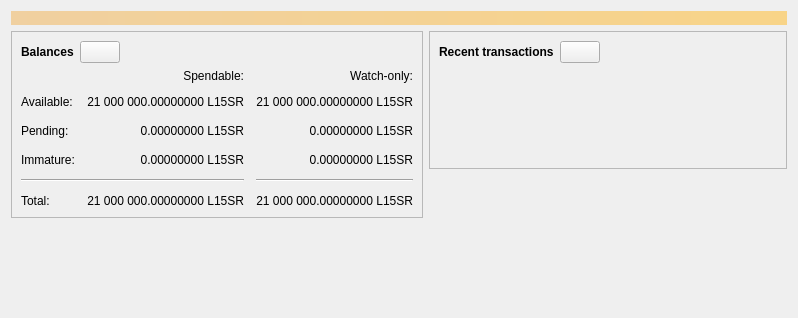
<?xml version="1.0" encoding="UTF-8"?>
<ui version="4.0">
 <class>OverviewPage</class>
 <widget class="QWidget" name="OverviewPage">
  <property name="geometry">
   <rect>
    <x>0</x>
    <y>0</y>
    <width>798</width>
    <height>318</height>
   </rect>
  </property>
  <property name="windowTitle">
   <string>Form</string>
  </property>
  <layout class="QVBoxLayout" name="topLayout">
   <item>
    <widget class="QLabel" name="labelAlerts">
     <property name="visible">
      <bool>false</bool>
     </property>
     <property name="styleSheet">
      <string notr="true">QLabel { background-color: qlineargradient(x1: 0, y1: 0, x2: 1, y2: 0, stop:0 #F0D0A0, stop:1 #F8D488); color:#000000; }</string>
     </property>
     <property name="wordWrap">
      <bool>true</bool>
     </property>
     <property name="margin">
      <number>3</number>
     </property>
     <property name="textInteractionFlags">
      <set>Qt::TextSelectableByMouse</set>
     </property>
    </widget>
   </item>
   <item>
    <layout class="QHBoxLayout" name="horizontalLayout" stretch="1,1">
     <item>
      <layout class="QVBoxLayout" name="verticalLayout_2">
       <item>
        <widget class="QFrame" name="frame">
         <property name="frameShape">
          <enum>QFrame::StyledPanel</enum>
         </property>
         <property name="frameShadow">
          <enum>QFrame::Raised</enum>
         </property>
         <layout class="QVBoxLayout" name="verticalLayout_4">
          <item>
           <layout class="QHBoxLayout" name="horizontalLayout_4">
            <item>
             <widget class="QLabel" name="label_5">
              <property name="font">
               <font>
                <weight>75</weight>
                <bold>true</bold>
               </font>
              </property>
              <property name="text">
               <string>Balances</string>
              </property>
             </widget>
            </item>
            <item>
             <widget class="QPushButton" name="labelWalletStatus">
              <property name="enabled">
               <bool>true</bool>
              </property>
              <property name="maximumSize">
               <size>
                <width>45</width>
                <height>16777215</height>
               </size>
              </property>
              <property name="toolTip">
               <string>The displayed information may be out of date. Your wallet automatically synchronizes with the Bitcoin network after a connection is established, but this process has not completed yet.</string>
              </property>
              <property name="text">
               <string/>
              </property>
              <property name="icon">
               <iconset resource="../bitcoin.qrc">
                <normaloff>:/icons/warning</normaloff>
                <disabledoff>:/icons/warning</disabledoff>:/icons/warning</iconset>
              </property>
              <property name="iconSize">
               <size>
                <width>24</width>
                <height>24</height>
               </size>
              </property>
             </widget>
            </item>
            <item>
             <spacer name="horizontalSpacer_3">
              <property name="orientation">
               <enum>Qt::Horizontal</enum>
              </property>
              <property name="sizeHint" stdset="0">
               <size>
                <width>40</width>
                <height>20</height>
               </size>
              </property>
             </spacer>
            </item>
           </layout>
          </item>
          <item>
           <layout class="QGridLayout" name="gridLayout">
            <property name="spacing">
             <number>12</number>
            </property>
            <item row="2" column="2">
             <widget class="QLabel" name="labelWatchPending">
              <property name="cursor">
               <cursorShape>IBeamCursor</cursorShape>
              </property>
              <property name="toolTip">
               <string>Unconfirmed transactions to watch-only addresses</string>
              </property>
              <property name="text">
               <string notr="true">0.00000000 L15SR</string>
              </property>
              <property name="alignment">
               <set>Qt::AlignRight|Qt::AlignTrailing|Qt::AlignVCenter</set>
              </property>
              <property name="textInteractionFlags">
               <set>Qt::LinksAccessibleByMouse|Qt::TextSelectableByKeyboard|Qt::TextSelectableByMouse</set>
              </property>
             </widget>
            </item>
            <item row="2" column="1">
             <widget class="QLabel" name="labelUnconfirmed">
              <property name="cursor">
               <cursorShape>IBeamCursor</cursorShape>
              </property>
              <property name="toolTip">
               <string>Total of transactions that have yet to be confirmed, and do not yet count toward the spendable balance</string>
              </property>
              <property name="text">
               <string notr="true">0.00000000 L15SR</string>
              </property>
              <property name="alignment">
               <set>Qt::AlignRight|Qt::AlignTrailing|Qt::AlignVCenter</set>
              </property>
              <property name="textInteractionFlags">
               <set>Qt::LinksAccessibleByMouse|Qt::TextSelectableByKeyboard|Qt::TextSelectableByMouse</set>
              </property>
             </widget>
            </item>
            <item row="3" column="2">
             <widget class="QLabel" name="labelWatchImmature">
              <property name="cursor">
               <cursorShape>IBeamCursor</cursorShape>
              </property>
              <property name="toolTip">
               <string>Mined balance in watch-only addresses that has not yet matured</string>
              </property>
              <property name="text">
               <string notr="true">0.00000000 L15SR</string>
              </property>
              <property name="alignment">
               <set>Qt::AlignRight|Qt::AlignTrailing|Qt::AlignVCenter</set>
              </property>
              <property name="textInteractionFlags">
               <set>Qt::LinksAccessibleByMouse|Qt::TextSelectableByKeyboard|Qt::TextSelectableByMouse</set>
              </property>
             </widget>
            </item>
            <item row="4" column="0" colspan="2">
             <widget class="Line" name="line">
              <property name="orientation">
               <enum>Qt::Horizontal</enum>
              </property>
             </widget>
            </item>
            <item row="4" column="2">
             <widget class="Line" name="lineWatchBalance">
              <property name="sizePolicy">
               <sizepolicy hsizetype="Preferred" vsizetype="Fixed">
                <horstretch>0</horstretch>
                <verstretch>0</verstretch>
               </sizepolicy>
              </property>
              <property name="minimumSize">
               <size>
                <width>140</width>
                <height>0</height>
               </size>
              </property>
              <property name="orientation">
               <enum>Qt::Horizontal</enum>
              </property>
             </widget>
            </item>
            <item row="5" column="0">
             <widget class="QLabel" name="labelTotalText">
              <property name="text">
               <string>Total:</string>
              </property>
             </widget>
            </item>
            <item row="3" column="1">
             <widget class="QLabel" name="labelImmature">
              <property name="cursor">
               <cursorShape>IBeamCursor</cursorShape>
              </property>
              <property name="toolTip">
               <string>Mined balance that has not yet matured</string>
              </property>
              <property name="text">
               <string notr="true">0.00000000 L15SR</string>
              </property>
              <property name="alignment">
               <set>Qt::AlignRight|Qt::AlignTrailing|Qt::AlignVCenter</set>
              </property>
              <property name="textInteractionFlags">
               <set>Qt::LinksAccessibleByMouse|Qt::TextSelectableByKeyboard|Qt::TextSelectableByMouse</set>
              </property>
             </widget>
            </item>
            <item row="2" column="3">
             <spacer name="horizontalSpacer_2">
              <property name="orientation">
               <enum>Qt::Horizontal</enum>
              </property>
              <property name="sizeHint" stdset="0">
               <size>
                <width>40</width>
                <height>20</height>
               </size>
              </property>
             </spacer>
            </item>
            <item row="3" column="0">
             <widget class="QLabel" name="labelImmatureText">
              <property name="text">
               <string>Immature:</string>
              </property>
             </widget>
            </item>
            <item row="5" column="1">
             <widget class="QLabel" name="labelTotal">
              <property name="cursor">
               <cursorShape>IBeamCursor</cursorShape>
              </property>
              <property name="toolTip">
               <string>Your current total balance</string>
              </property>
              <property name="text">
               <string notr="true">21 000 000.00000000 L15SR</string>
              </property>
              <property name="alignment">
               <set>Qt::AlignRight|Qt::AlignTrailing|Qt::AlignVCenter</set>
              </property>
              <property name="textInteractionFlags">
               <set>Qt::LinksAccessibleByMouse|Qt::TextSelectableByKeyboard|Qt::TextSelectableByMouse</set>
              </property>
             </widget>
            </item>
            <item row="5" column="2">
             <widget class="QLabel" name="labelWatchTotal">
              <property name="cursor">
               <cursorShape>IBeamCursor</cursorShape>
              </property>
              <property name="toolTip">
               <string>Current total balance in watch-only addresses</string>
              </property>
              <property name="text">
               <string notr="true">21 000 000.00000000 L15SR</string>
              </property>
              <property name="alignment">
               <set>Qt::AlignRight|Qt::AlignTrailing|Qt::AlignVCenter</set>
              </property>
              <property name="textInteractionFlags">
               <set>Qt::LinksAccessibleByMouse|Qt::TextSelectableByKeyboard|Qt::TextSelectableByMouse</set>
              </property>
             </widget>
            </item>
            <item row="0" column="2">
             <widget class="QLabel" name="labelWatchonly">
              <property name="text">
               <string>Watch-only:</string>
              </property>
              <property name="alignment">
               <set>Qt::AlignRight|Qt::AlignTrailing|Qt::AlignVCenter</set>
              </property>
             </widget>
            </item>
            <item row="1" column="0">
             <widget class="QLabel" name="labelBalanceText">
              <property name="text">
               <string>Available:</string>
              </property>
             </widget>
            </item>
            <item row="1" column="1">
             <widget class="QLabel" name="labelBalance">
              <property name="cursor">
               <cursorShape>IBeamCursor</cursorShape>
              </property>
              <property name="toolTip">
               <string>Your current spendable balance</string>
              </property>
              <property name="text">
               <string notr="true">21 000 000.00000000 L15SR</string>
              </property>
              <property name="alignment">
               <set>Qt::AlignRight|Qt::AlignTrailing|Qt::AlignVCenter</set>
              </property>
              <property name="textInteractionFlags">
               <set>Qt::LinksAccessibleByMouse|Qt::TextSelectableByKeyboard|Qt::TextSelectableByMouse</set>
              </property>
             </widget>
            </item>
            <item row="1" column="2">
             <widget class="QLabel" name="labelWatchAvailable">
              <property name="cursor">
               <cursorShape>IBeamCursor</cursorShape>
              </property>
              <property name="toolTip">
               <string>Your current balance in watch-only addresses</string>
              </property>
              <property name="text">
               <string notr="true">21 000 000.00000000 L15SR</string>
              </property>
              <property name="alignment">
               <set>Qt::AlignRight|Qt::AlignTrailing|Qt::AlignVCenter</set>
              </property>
              <property name="textInteractionFlags">
               <set>Qt::LinksAccessibleByMouse|Qt::TextSelectableByKeyboard|Qt::TextSelectableByMouse</set>
              </property>
             </widget>
            </item>
            <item row="2" column="0">
             <widget class="QLabel" name="labelPendingText">
              <property name="text">
               <string>Pending:</string>
              </property>
             </widget>
            </item>
            <item row="0" column="1">
             <widget class="QLabel" name="labelSpendable">
              <property name="text">
               <string>Spendable:</string>
              </property>
              <property name="alignment">
               <set>Qt::AlignRight|Qt::AlignTrailing|Qt::AlignVCenter</set>
              </property>
             </widget>
            </item>
           </layout>
          </item>
         </layout>
        </widget>
       </item>
       <item>
        <spacer name="verticalSpacer">
         <property name="orientation">
          <enum>Qt::Vertical</enum>
         </property>
         <property name="sizeHint" stdset="0">
          <size>
           <width>20</width>
           <height>40</height>
          </size>
         </property>
        </spacer>
       </item>
      </layout>
     </item>
     <item>
      <layout class="QVBoxLayout" name="verticalLayout_3">
       <item>
        <widget class="QFrame" name="frame_2">
         <property name="frameShape">
          <enum>QFrame::StyledPanel</enum>
         </property>
         <property name="frameShadow">
          <enum>QFrame::Raised</enum>
         </property>
         <layout class="QVBoxLayout" name="verticalLayout">
          <item>
           <layout class="QHBoxLayout" name="horizontalLayout_2">
            <item>
             <widget class="QLabel" name="label_4">
              <property name="font">
               <font>
                <weight>75</weight>
                <bold>true</bold>
               </font>
              </property>
              <property name="text">
               <string>Recent transactions</string>
              </property>
             </widget>
            </item>
            <item>
             <widget class="QPushButton" name="labelTransactionsStatus">
              <property name="enabled">
               <bool>true</bool>
              </property>
              <property name="maximumSize">
               <size>
                <width>45</width>
                <height>16777215</height>
               </size>
              </property>
              <property name="toolTip">
               <string>The displayed information may be out of date. Your wallet automatically synchronizes with the Bitcoin network after a connection is established, but this process has not completed yet.</string>
              </property>
              <property name="text">
               <string/>
              </property>
              <property name="icon">
               <iconset resource="../bitcoin.qrc">
                <normaloff>:/icons/warning</normaloff>
                <disabledoff>:/icons/warning</disabledoff>:/icons/warning</iconset>
              </property>
              <property name="iconSize">
               <size>
                <width>24</width>
                <height>24</height>
               </size>
              </property>
             </widget>
            </item>
            <item>
             <spacer name="horizontalSpacer">
              <property name="orientation">
               <enum>Qt::Horizontal</enum>
              </property>
              <property name="sizeHint" stdset="0">
               <size>
                <width>40</width>
                <height>20</height>
               </size>
              </property>
             </spacer>
            </item>
           </layout>
          </item>
          <item>
           <widget class="TransactionOverviewWidget" name="listTransactions">
            <property name="styleSheet">
             <string notr="true">QListView { background: transparent; }</string>
            </property>
            <property name="frameShape">
             <enum>QFrame::NoFrame</enum>
            </property>
            <property name="verticalScrollBarPolicy">
             <enum>Qt::ScrollBarAlwaysOff</enum>
            </property>
            <property name="horizontalScrollBarPolicy">
             <enum>Qt::ScrollBarAlwaysOff</enum>
            </property>
            <property name="sizeAdjustPolicy">
             <enum>QAbstractScrollArea::AdjustToContents</enum>
            </property>
            <property name="selectionMode">
             <enum>QAbstractItemView::NoSelection</enum>
            </property>
            <property name="uniformItemSizes">
             <bool>true</bool>
            </property>
           </widget>
          </item>
         </layout>
        </widget>
       </item>
       <item>
        <spacer name="verticalSpacer_2">
         <property name="orientation">
          <enum>Qt::Vertical</enum>
         </property>
         <property name="sizeHint" stdset="0">
          <size>
           <width>20</width>
           <height>40</height>
          </size>
         </property>
        </spacer>
       </item>
      </layout>
     </item>
    </layout>
   </item>
  </layout>
 </widget>
 <customwidgets>
  <customwidget>
   <class>TransactionOverviewWidget</class>
   <extends>QListView</extends>
   <header>qt/transactionoverviewwidget.h</header>
  </customwidget>
 </customwidgets>
 <resources/>
 <connections/>
</ui>
